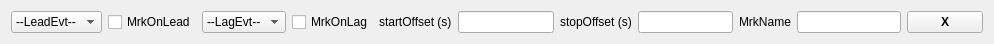
<?xml version="1.0" encoding="UTF-8"?>
<ui version="4.0">
 <class>Form</class>
 <widget class="QWidget" name="Form">
  <property name="geometry">
   <rect>
    <x>0</x>
    <y>0</y>
    <width>994</width>
    <height>43</height>
   </rect>
  </property>
  <property name="windowTitle">
   <string>Form</string>
  </property>
  <layout class="QHBoxLayout" name="horizontalLayout">
   <item>
    <widget class="QComboBox" name="combo_LeadSelection">
     <property name="sizePolicy">
      <sizepolicy hsizetype="MinimumExpanding" vsizetype="Fixed">
       <horstretch>0</horstretch>
       <verstretch>0</verstretch>
      </sizepolicy>
     </property>
     <item>
      <property name="text">
       <string>--LeadEvt--</string>
      </property>
     </item>
    </widget>
   </item>
   <item>
    <widget class="QCheckBox" name="cb_OnLead">
     <property name="text">
      <string>MrkOnLead</string>
     </property>
    </widget>
   </item>
   <item>
    <widget class="QComboBox" name="combo_LagSelection">
     <property name="sizePolicy">
      <sizepolicy hsizetype="MinimumExpanding" vsizetype="Fixed">
       <horstretch>0</horstretch>
       <verstretch>0</verstretch>
      </sizepolicy>
     </property>
     <item>
      <property name="text">
       <string>--LagEvt--</string>
      </property>
     </item>
    </widget>
   </item>
   <item>
    <widget class="QCheckBox" name="cb_OnLag">
     <property name="sizePolicy">
      <sizepolicy hsizetype="Preferred" vsizetype="Fixed">
       <horstretch>0</horstretch>
       <verstretch>0</verstretch>
      </sizepolicy>
     </property>
     <property name="text">
      <string>MrkOnLag</string>
     </property>
    </widget>
   </item>
   <item>
    <widget class="QLabel" name="lbl_StartOffset">
     <property name="text">
      <string>startOffset (s)</string>
     </property>
    </widget>
   </item>
   <item>
    <widget class="QLineEdit" name="te_StartOffset">
     <property name="sizePolicy">
      <sizepolicy hsizetype="MinimumExpanding" vsizetype="Fixed">
       <horstretch>0</horstretch>
       <verstretch>0</verstretch>
      </sizepolicy>
     </property>
     <property name="minimumSize">
      <size>
       <width>70</width>
       <height>0</height>
      </size>
     </property>
     <property name="maximumSize">
      <size>
       <width>100</width>
       <height>16777215</height>
      </size>
     </property>
    </widget>
   </item>
   <item>
    <widget class="QLabel" name="lbl_StopOffset">
     <property name="text">
      <string>stopOffset (s)</string>
     </property>
    </widget>
   </item>
   <item>
    <widget class="QLineEdit" name="te_StopOffset">
     <property name="sizePolicy">
      <sizepolicy hsizetype="MinimumExpanding" vsizetype="Fixed">
       <horstretch>0</horstretch>
       <verstretch>0</verstretch>
      </sizepolicy>
     </property>
     <property name="minimumSize">
      <size>
       <width>70</width>
       <height>0</height>
      </size>
     </property>
     <property name="maximumSize">
      <size>
       <width>100</width>
       <height>16777215</height>
      </size>
     </property>
    </widget>
   </item>
   <item>
    <widget class="QLabel" name="lbl_MrkName">
     <property name="text">
      <string>MrkName</string>
     </property>
    </widget>
   </item>
   <item>
    <widget class="QLineEdit" name="te_MrkName"/>
   </item>
   <item>
    <widget class="QPushButton" name="pb_DeleteLine">
     <property name="minimumSize">
      <size>
       <width>40</width>
       <height>0</height>
      </size>
     </property>
     <property name="font">
      <font>
       <weight>75</weight>
       <bold>true</bold>
      </font>
     </property>
     <property name="text">
      <string>X</string>
     </property>
    </widget>
   </item>
  </layout>
 </widget>
 <resources/>
 <connections/>
</ui>
